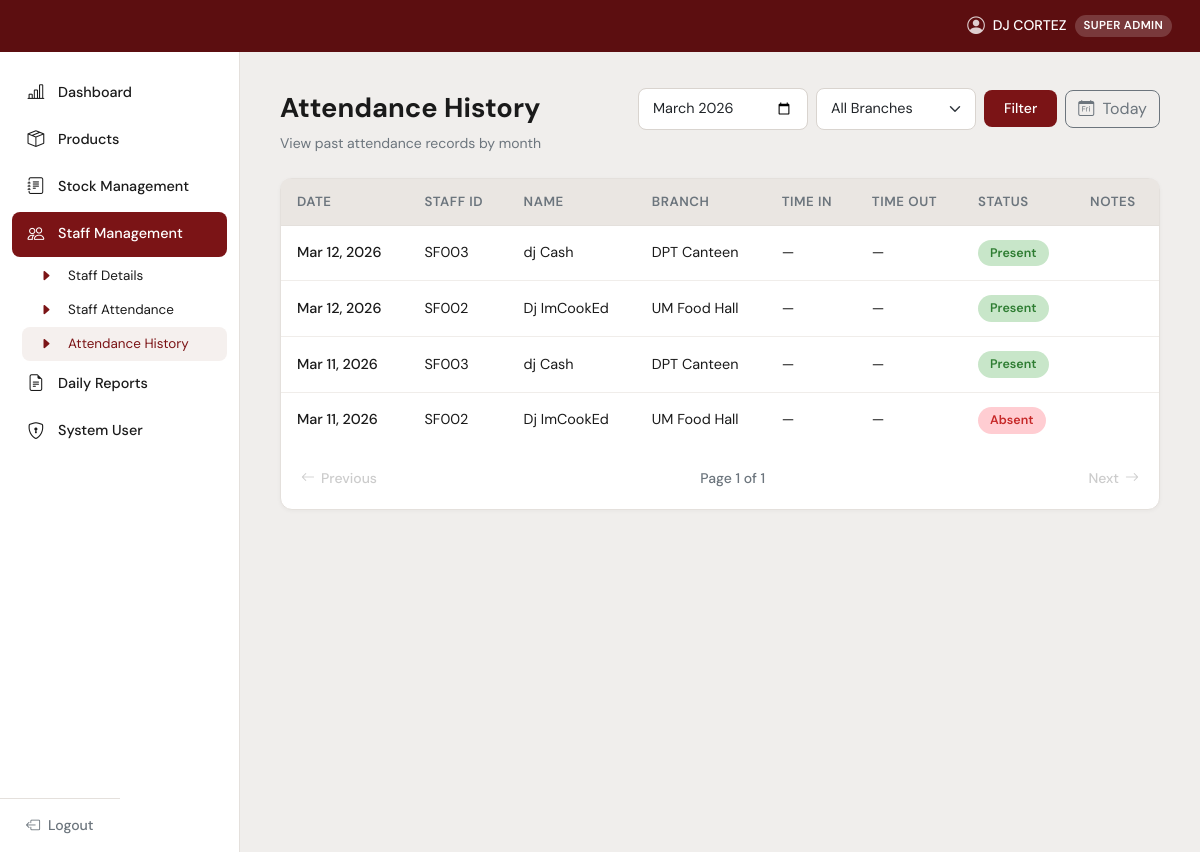
Page /attendance_history.php (signed in) on the committed database.
### tables this page shows
CREATE TABLE `attendance` (
  `id` int(11) NOT NULL,
  `staff_id` int(11) NOT NULL,
  `date` date NOT NULL,
  `time_in` time DEFAULT NULL,
  `time_out` time DEFAULT NULL,
  `status` enum('Present','Absent','Late','Half Day') DEFAULT 'Present',
  `notes` varchar(255) DEFAULT NULL,
  `recorded_by` int(11) DEFAULT NULL,
  `created_at` timestamp NOT NULL DEFAULT current_timestamp()
);

CREATE TABLE `staff` (
  `id` int(11) NOT NULL,
  `staff_id` varchar(20) NOT NULL,
  `full_name` varchar(150) NOT NULL,
  `role` enum('Cashier','Manager','Cook','Helper') DEFAULT 'Cashier',
  `branch_id` int(11) DEFAULT NULL,
  `status` enum('Active','Inactive') DEFAULT 'Active',
  `email` varchar(150) DEFAULT NULL,
  `phone` varchar(20) DEFAULT NULL,
  `created_at` timestamp NOT NULL DEFAULT current_timestamp()
);

CREATE TABLE `branches` (
  `id` int(11) NOT NULL,
  `name` varchar(100) NOT NULL,
  `code` varchar(20) NOT NULL,
  `address` varchar(255) DEFAULT NULL
);

### includes/config.php (called while the page is built, shortened)
<?php
function userRole() {
    return $_SESSION['role'] ?? '';
}
function hasRole(string $min_role): bool {
    $levels = ['staff' => 1, 'admin' => 2, 'super_admin' => 3];
    $current = $levels[userRole()] ?? 0;
    $required = $levels[$min_role] ?? 99;
    return $current >= $required;
}
function sanitize($data) {
    return htmlspecialchars(strip_tags(trim($data)));
}
?>

### attendance_history.php (the view, shortened to what this page needs)
<?php
require_once 'includes/config.php';
$db = getDB();
$db->query("CREATE TABLE IF NOT EXISTS attendance (
    id INT AUTO_INCREMENT PRIMARY KEY,
    staff_id INT NOT NULL,
    date DATE NOT NULL,
    time_in TIME, time_out TIME,
    status ENUM('Present','Absent','Late','Half Day') DEFAULT 'Present',
    notes VARCHAR(255), recorded_by INT,
    created_at TIMESTAMP DEFAULT CURRENT_TIMESTAMP,
    UNIQUE KEY unique_attendance (staff_id, date),
    FOREIGN KEY (staff_id) REFERENCES staff(id) ON DELETE CASCADE
)");
$month        = sanitize($_GET['month'] ?? date('Y-m'));
$branch_filter = (int)($_GET['branch'] ?? 0);
$per_page = 10;
$page     = max(1,(int)($_GET['page'] ?? 1));
$offset   = ($page-1)*$per_page;
$where = "WHERE a.date LIKE '".substr($month,0,7)."%'";
$total = $db->query("SELECT COUNT(*) FROM attendance a JOIN staff s ON s.id=a.staff_id $where")->fetch_row()[0];
$pages = max(1, ceil($total/$per_page));
$records = $db->query("SELECT a.*, s.staff_id as sid, s.full_name, s.role as job_role,
    b.name as branch_name
    FROM attendance a
    JOIN staff s ON s.id=a.staff_id
    LEFT JOIN branches b ON b.id=s.branch_id
    $where ORDER BY a.date DESC, s.full_name LIMIT $per_page OFFSET $offset")->fetch_all(MYSQLI_ASSOC);
include 'includes/header.php';
?>
<div class="d-flex align-items-start justify-content-between mb-4 flex-wrap gap-3">
    <div>
        <div class="page-title">Attendance History</div>
        <div class="page-subtitle">View past attendance records by month</div>
    </div>
    <div class="d-flex gap-2 align-items-center flex-wrap">
        <form method="GET" class="d-flex gap-2 align-items-center">
            <input type="month" name="month" class="form-control" style="width:170px;" value="<?= $month ?>">
            <?php if (hasRole('admin')): ?>
            <select name="branch" class="form-select" style="width:160px;">
                <option value="">All Branches</option>
            </select>
            <?php endif; ?>
            <button class="btn btn-maroon">Filter</button>
        </form>
        <a href="staff_attendance.php" class="btn btn-outline-secondary" style="border-radius:8px;">
            <i class="bi bi-calendar-day me-1"></i> Today
        </a>
    </div>
</div>
<div class="c-card">
    <div style="overflow-x:auto;">
    <table class="c-table">
        <thead>
            <tr>
                <th>Date</th>
                <th>Staff ID</th>
                <th>Name</th>
                <th>Branch</th>
                <th>Time In</th>
                <th>Time Out</th>
                <th>Status</th>
                <th>Notes</th>
            </tr>
        </thead>
        <tbody>
            <?php if (empty($records)): ?>
            <tr><td colspan="8" class="text-center py-5 text-muted">No attendance records for this period.</td></tr>
            <?php else: foreach ($records as $r):
                $acls = match($r['status']) {
                    'Present'  => 'status-high',
                    'Absent'   => 'status-out',
                    'Late','Half Day' => 'status-low',
                    default    => ''
                };
            ?>
            <tr>
                <td style="font-weight:500;"><?= date('M j, Y', strtotime($r['date'])) ?></td>
                <td><?= htmlspecialchars($r['sid']) ?></td>
                <td><?= htmlspecialchars($r['full_name']) ?></td>
                <td><?= htmlspecialchars($r['branch_name'] ?? '—') ?></td>
                <td><?= $r['time_in']  ? date('h:i A', strtotime($r['time_in']))  : '—' ?></td>
                <td><?= $r['time_out'] ? date('h:i A', strtotime($r['time_out'])) : '—' ?></td>
                <td><span class="status-pill <?= $acls ?>"><?= $r['status'] ?></span></td>
                <td style="color:#888;font-size:.85rem;"><?= htmlspecialchars($r['notes'] ?? '—') ?></td>
            </tr>
            <?php endforeach; endif; ?>
        </tbody>
    </table>
    </div>
    <div class="c-pagination">
        <a href="?month=<?= $month ?>&branch=<?= $branch_filter ?>&page=<?= $page-1 ?>" class="<?= $page<=1?'disabled':'' ?>">
            <i class="bi bi-arrow-left"></i> Previous
        </a>
        <span class="page-info">Page <?= $page ?> of <?= $pages ?></span>
        <a href="?month=<?= $month ?>&branch=<?= $branch_filter ?>&page=<?= $page+1 ?>" class="<?= $page>=$pages?'disabled':'' ?>">
            Next <i class="bi bi-arrow-right"></i>
        </a>
    </div>
</div>
<?php include 'includes/footer.php'; ?>

### includes/header.php (style rules this page uses)
:root { --maroon: #7B1416; --maroon-dark: #5C0E10; --maroon-light: #A03030; --crimson: #C1375A; --bg-body: #F0EEEC; --sidebar-w: 240px; --header-h: 52px; --text-main: #1a1a1a; --text-muted: #6c757d; --card-bg: #FFFFFF; --border: #E4E0DC; --tbl-header: #EAE6E2; }
*, *::before, *::after { box-sizing: border-box; margin: 0; padding: 0; }
body { font-family: 'DM Sans', sans-serif; background: var(--bg-body); color: var(--text-main); min-height: 100vh; }
.page-title { font-size: 1.7rem; font-weight: 700; margin-bottom: 4px; }
.page-subtitle { color: var(--text-muted); font-size: .875rem; }
.c-card { background: var(--card-bg); border-radius: 12px; border: 1px solid var(--border); box-shadow: 0 1px 4px rgba(0,0,0,.04); }
.c-table { width: 100%; border-collapse: separate; border-spacing: 0; }
.c-table thead th { background: var(--tbl-header); padding: 13px 16px; font-size: .83rem; font-weight: 600; color: var(--text-muted); text-transform: uppercase; letter-spacing: .04em; border-bottom: 1px solid var(--border); }
.c-table thead th:first-child { border-radius: 8px 0 0 0; }
.c-table thead th:last-child { border-radius: 0 8px 0 0; }
.c-table tbody td { padding: 14px 16px; font-size: .9rem; border-bottom: 1px solid #F0EDEA; vertical-align: middle; }
.c-table tbody tr:last-child td { border-bottom: none; }
.btn-maroon { background: var(--maroon); color: #fff; border: none; border-radius: 8px; padding: 8px 20px; font-size: .875rem; font-weight: 500; transition: background .15s; }
.status-pill { display: inline-flex; align-items: center; padding: 4px 12px; border-radius: 20px; font-size: .78rem; font-weight: 600; gap: 6px; }
.status-out { background: #FFCDD2; color: #C62828; }
.status-high { background: #C8E6C9; color: #2E7D32; }
.c-pagination { display: flex; align-items: center; justify-content: space-between; padding: 16px 20px; }
.c-pagination .page-info { font-size: .875rem; color: var(--text-muted); font-weight: 500; }
.c-pagination a { display: flex; align-items: center; gap: 6px; font-size: .875rem; font-weight: 500; color: var(--text-main); text-decoration: none; padding: 4px 0; }
.c-pagination a.disabled { color: #ccc; pointer-events: none; }
.form-control, .form-select { border: 1.5px solid #D9D4CF; border-radius: 8px; padding: 9px 14px; font-size: .9rem; }

### rows in the picture
attendance: date "Mar 12, 2026", staff.staff_id "SF003", staff.full_name "dj Cash", branches.name "DPT Canteen", status "Present"
attendance: date "Mar 12, 2026", staff.staff_id "SF002", staff.full_name "Dj ImCookEd", branches.name "UM Food Hall", status "Present"
attendance: date "Mar 11, 2026", staff.staff_id "SF003", staff.full_name "dj Cash", branches.name "DPT Canteen", status "Present"
attendance: date "Mar 11, 2026", staff.staff_id "SF002", staff.full_name "Dj ImCookEd", branches.name "UM Food Hall", status "Absent"

### other values in the picture
$_SESSION['full_name'] "DJ CORTEZ"
roleBadge($_role) "SUPER ADMIN"
$page "1"
$pages "1"
